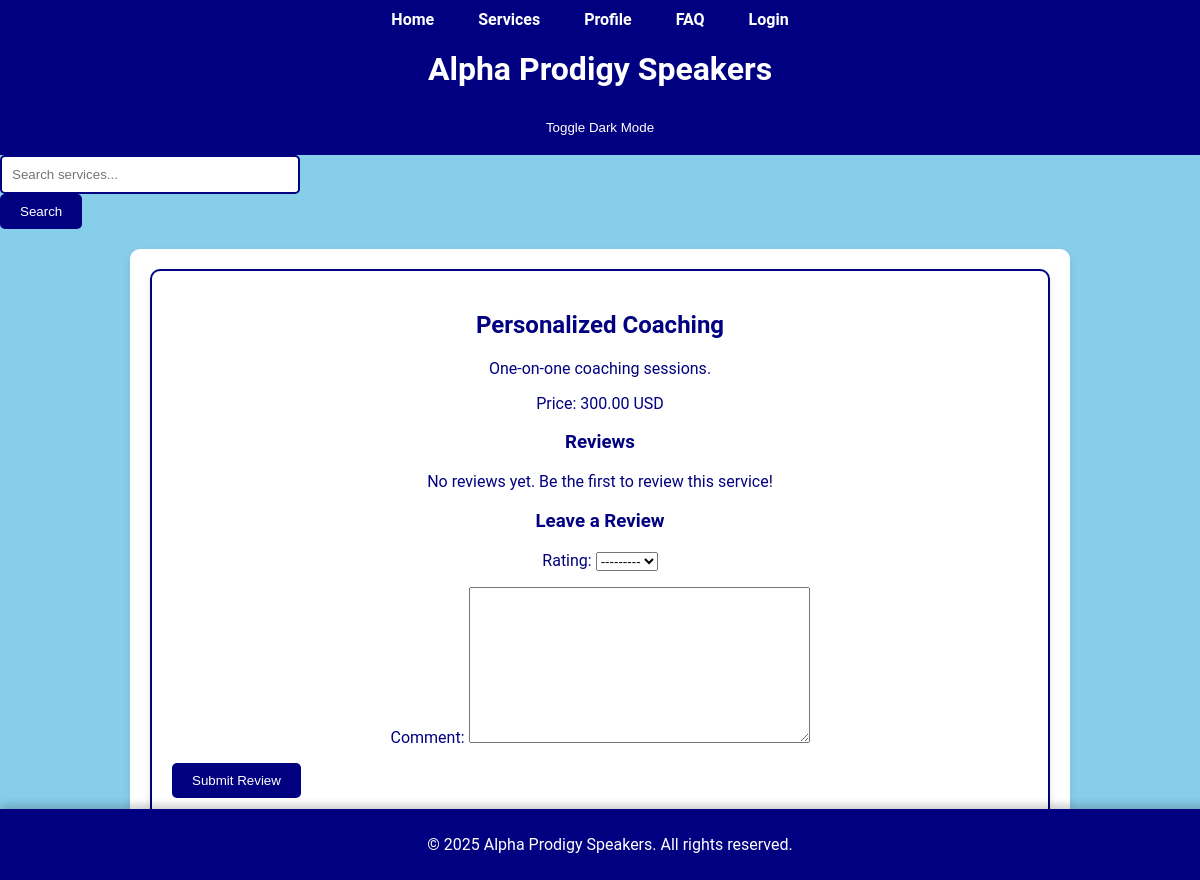
The app's page /speakers/services/2/, older data.
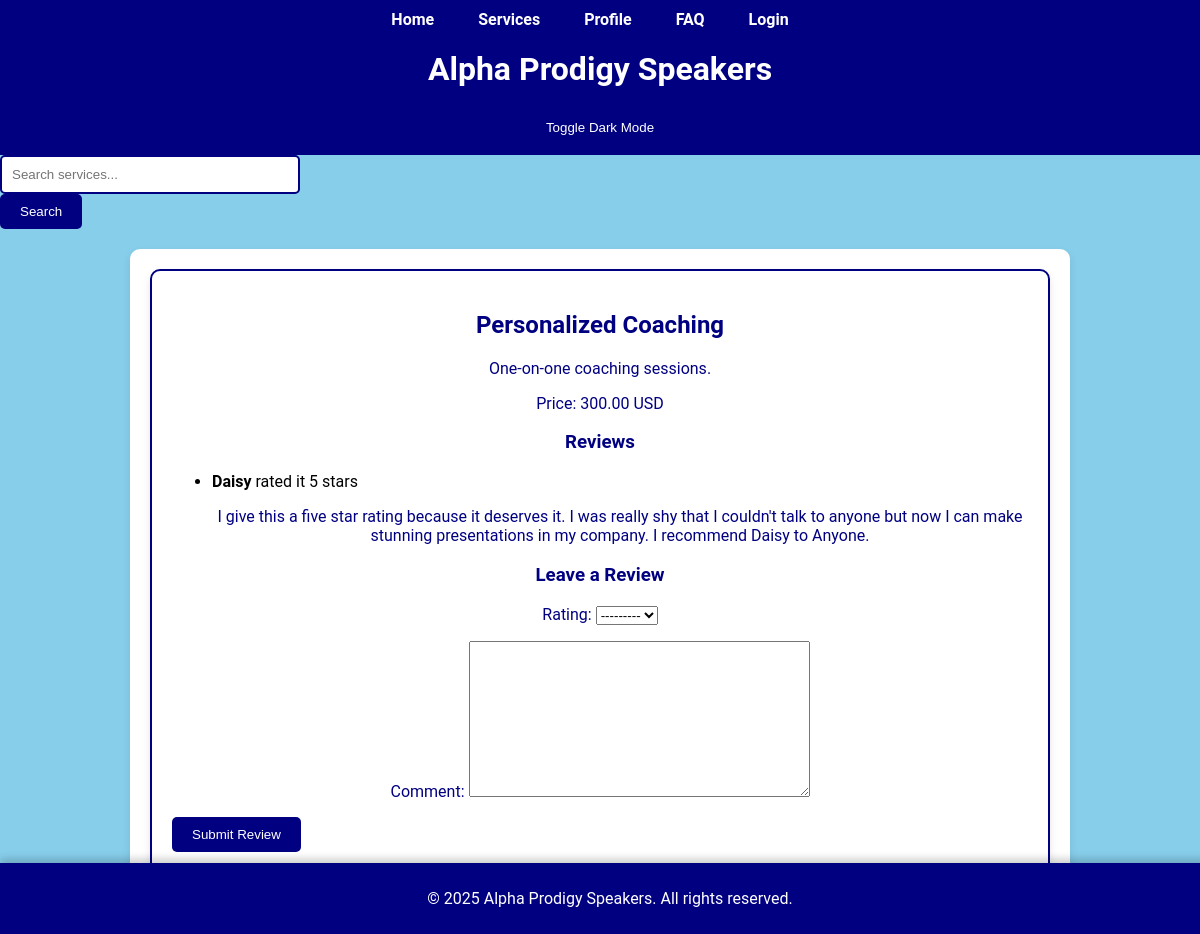
The same page, newer data.
### speakers/models.py (models this page shows, shortened)
class Service(models.Model):
    name = models.CharField(max_length=100)
    description = models.TextField()
    price = models.DecimalField(max_digits=10, decimal_places=2)

class Review(models.Model):
    service = models.ForeignKey(Service, on_delete=models.CASCADE)
    user = models.ForeignKey(User, on_delete=models.CASCADE)
    rating = models.IntegerField(choices=[(i, i) for i in range(1, 6)])
    comment = models.TextField()
    created_at = models.DateTimeField(auto_now_add=True)

### speakers/views.py (the view)
# urls.py: path('services/<int:service_id>/', views.service_detail_view, name='service_detail'),
def service_detail_view(request, service_id):
    service = get_object_or_404(Service, id=service_id)
    reviews = Review.objects.filter(service=service)
    if request.method == 'POST':
        form = ReviewForm(request.POST)
        if form.is_valid():
            review = form.save(commit=False)
            review.service = service
            review.user = request.user
            review.save()
            return redirect('service_detail', service_id=service.id)
    else:
        form = ReviewForm()
    return render(request, 'service_detail.html', {'service': service, 'reviews': reviews, 'form': form})

### speakers/forms.py
class ReviewForm(forms.ModelForm):
    class Meta:
        model = Review
        fields = ['rating', 'comment']

### templates/htmls/service_detail.html (shortened to what this page needs)
{% extends 'base.html' %}
{% block content %}
<section id="service-detail">
    <h2>{{ service.name }}</h2>
    <p>{{ service.description }}</p>
    <p>Price: {{ service.price }} USD</p>
    <h3>Reviews</h3>
    {% if reviews %}
        <ul>
            {% for review in reviews %}
                <li>
                    <strong>{{ review.user.username }}</strong> rated it {{ review.rating }} stars
                    <p>{{ review.comment }}</p>
                </li>
            {% endfor %}
        </ul>
    {% else %}
        <p>No reviews yet. Be the first to review this service!</p>
    {% endif %}
    <h3>Leave a Review</h3>
    <form method="post">
        {{ form.as_p }}
        <button type="submit" class="btn">Submit Review</button>
    </form>
</section>
{% endblock %}

### templates/htmls/base.html (shortened to what this page needs)
{% load static %}
<!DOCTYPE html>
<html lang="en">
<head>
    <link rel="stylesheet" href="{% static 'styles.css' %}">
</head>
<body>
    <header>
        <nav>
            <ul>
                <li><a href="{% url 'home' %}">Home</a></li>
                <li><a href="{% url 'service_list' %}">Services</a></li>
                <li><a href="{% url 'profile' %}">Profile</a></li>
                <li><a href="{% url 'faq' %}">FAQ</a></li>
                {% if user.is_authenticated %}
                    <li>
                        <form action="{% url 'logout' %}" method="post" style="display: inline;">
                            {% csrf_token %}
                            <button type="submit" style="background: none; border: none; color: white; cursor: pointer;">Logout</button>
                        </form>
                    </li>
                {% else %}
                    <li><a href="{% url 'login' %}">Login</a></li>
                {% endif %}
            </ul>
        </nav>
        <h1>
            {% block header %}
                Alpha Prodigy Speakers
            {% endblock %}
        </h1>
        <button id="dark-mode-toggle" class="btn">Toggle Dark Mode</button>
    </header>
    <form method="get" action="{% url 'search' %}">
        <input type="text" name="q" placeholder="Search services...">
        <button type="submit" class="btn">Search</button>
    </form>
    <main>
        {% block content %}
        {% endblock %}
    </main>
    <footer>
        <p>&copy; 2025 Alpha Prodigy Speakers. All rights reserved.</p>
    </footer>
</body>
</html>

### static/styles.css (style rules this page uses)
body { font-family: 'Roboto', sans-serif; background-color: skyblue; margin: 0; padding: 0; }
header, footer { background-color: navy; color: white; text-align: center; padding: 10px 0; }
header, header nav, header ul, header ul li, header ul li a, header h1, footer, footer p { color: white !important; }
nav ul { list-style-type: none; padding: 0; margin: 0; text-align: center; color: white; }
nav ul li { display: inline; margin-right: 20px; }
nav ul li a { color: white; text-decoration: none; font-weight: bold; padding: 5px 10px; }
main { margin: 20px auto; padding: 20px; background-color: white; border-radius: 10px; box-shadow: 0 4px 8px rgba(0, 0, 0, 0.1); max-width: 900px; }
section { background-color: white; border: 2px solid navy; border-radius: 10px; padding: 20px; margin-bottom: 20px; box-shadow: 0 4px 8px rgba(0, 0, 0, 0.1); transition: transform 0.2s; }
button[type="submit"], .btn { display: inline-block; padding: 10px 20px; background-color: navy; color: white; text-decoration: none; border-radius: 5px; border: none; cursor: pointer; transition: background-color 0.3s, transform 0.3s; }
input[type="text"] { padding: 10px; border: 2px solid navy; border-radius: 5px; width: calc(100% - 22px); max-width: 300px; margin-right: 10px; box-sizing: border-box; }
input[type="submit"], button[type="submit"] { display: inline-block; padding: 10px 20px; background-color: navy; color: white; text-decoration: none; border-radius: 5px; border: none; cursor: pointer; transition: background-color 0.3s, transform 0.3s; }
footer { position: fixed; bottom: 0; width: 100%; padding: 10px; color: white !important; box-shadow: 0 -4px 8px rgba(0, 0, 0, 0.2); }
p, h1, h2, h3, a { color: navy; text-align: center; }
header p, header h1, header h2, header h3, footer p, footer h1, footer h2, footer h3 { color: white; }

Row changes from the older to the newer data that the page shows:
added Review: user.username "Daisy", rating "5", comment "I give this a five star rating because it deserves it. I was really shy that I couldn't talk to anyone but now I can make stunning presentations in my company. I recommend Daisy to Anyone."
Text that changed along with them:
text no longer shown: "No reviews yet. Be the first to review this service!"
